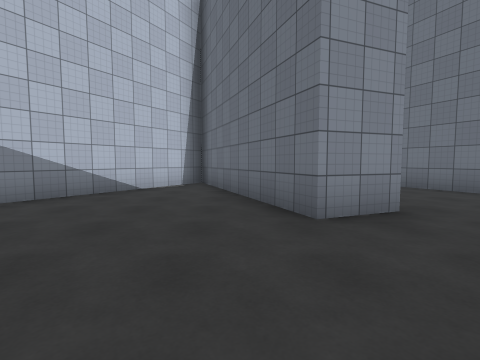
view 1 (above)

16 first-person views from a walk through a Unity game level. The camera is 1.3 m above the floor, tilts 4° down and sees 85° across. The floor is counted in squares, 2 m on a side. Each view is taken from the middle of a square. On the plan, view 1 faces up. The plan holds only what a view shows up to about 9 squares ahead; the rest is blank. The place goes on beyond the plan. The player is left out. Surface patterns are stand-ins for the level's own textures.

view 2
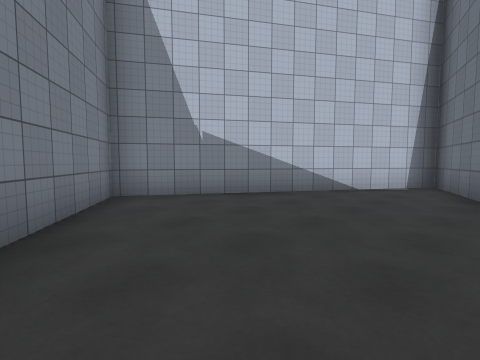

view 3
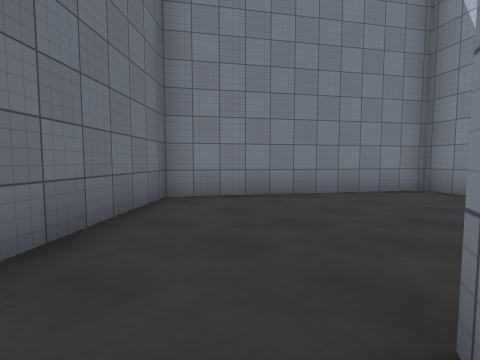

view 4
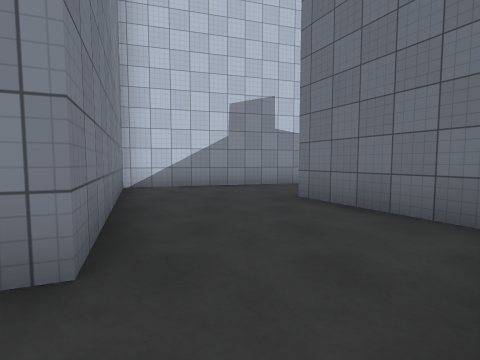

view 5
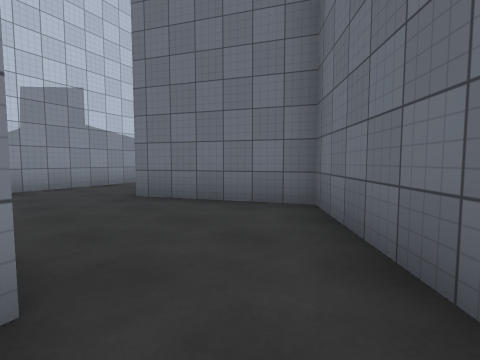

view 6
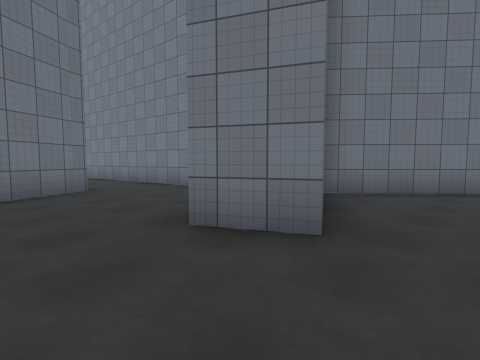

view 7
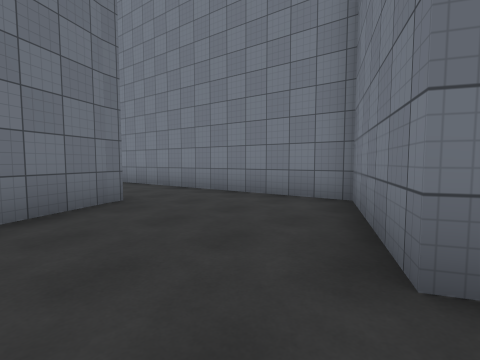

view 8
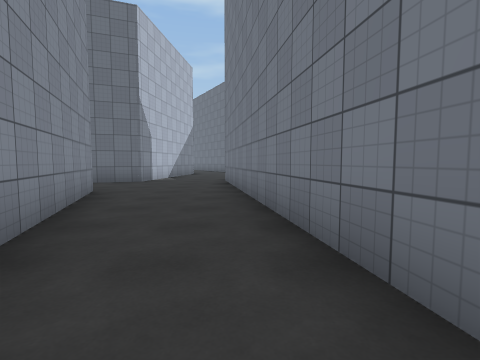

view 9
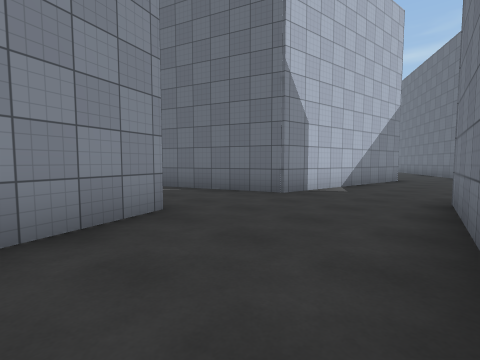

view 10
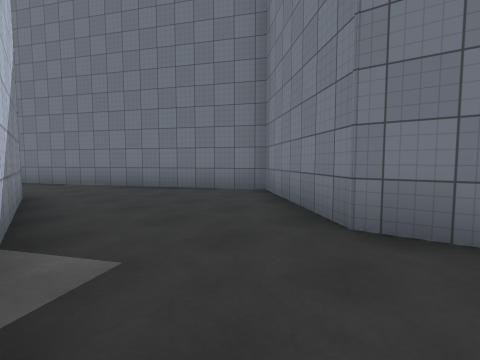

view 11
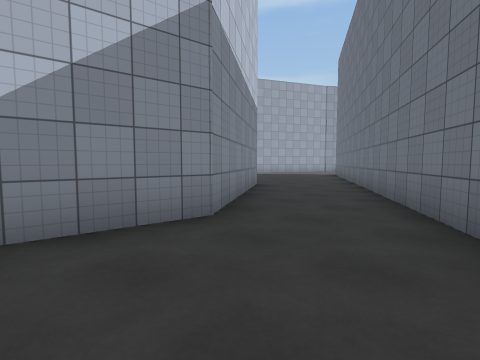

view 12
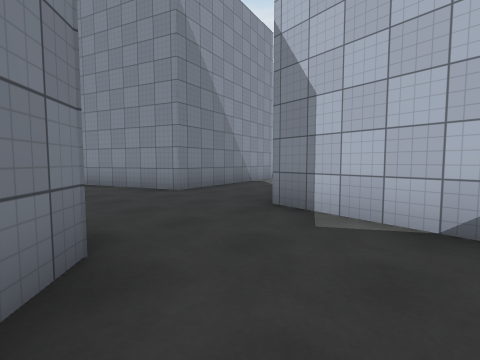

view 13
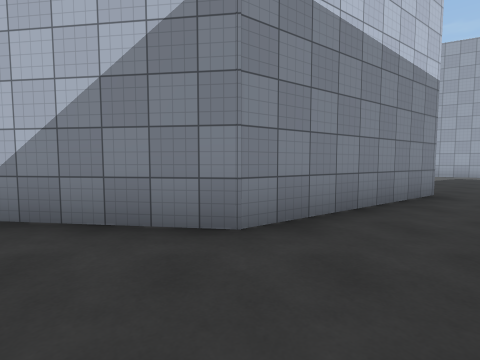

view 14
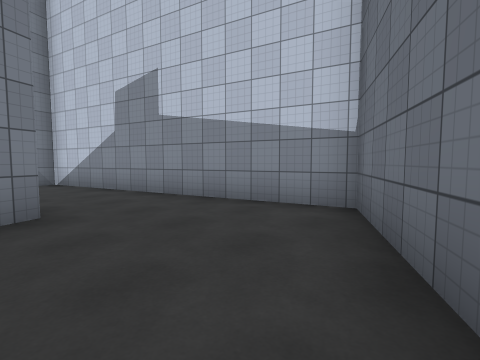

view 15
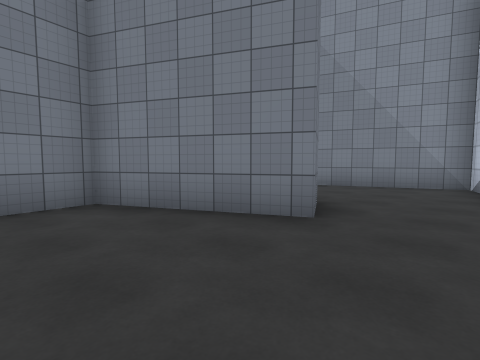

view 16
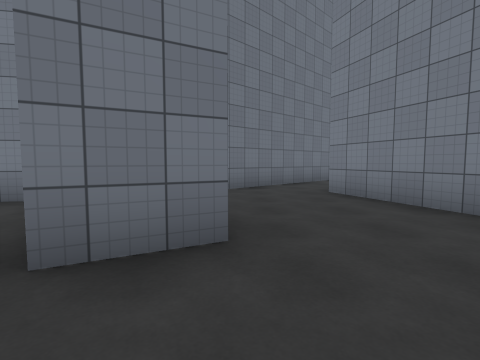

### Floor plan
Points are (right, up) in squares from view 1. A wall is a line through its corners. A room is listed if a view was taken in it or the views show most of it. See-through windows are left out.
Room 1 (views 1, 2)
walls: (0.9, 2.9) (-1.2, 8.2) (-5.1, 1.8) (-0.4, -1.4) (2.1, 0.9)
ways out: opening at (1.5, 2) to room 2
Room 2 (views 3, 4, 5, 6, 16)
walls: (4.3, 9.7) (0.1, 8.5) (2.1, 3.4) (0.9, 2.9); (2.1, 0.9) (5.6, 4) (4.1, 6.9)
ways out: opening at (1.5, 2) to room 1; opening at (5, 8.5) to room 3
Room 3 (views 7, 8, 9, 10, 11, 12, 13, 14, 15)
walls: (14, 12.5) (14.8, 9.2) (10.9, 7.8); (9.4, 7.6) (7.6, 10.7) (4.3, 9.7); (26.8, 11.1) (23, 8.5) (17.5, 9.2) (16.4, 12.4); (4.1, 6.9) (5.3, 7.5) (6.7, 4.6) (18, 6.5) (20.9, 4.3) (28.6, 8.9)
ways out: opening at (5, 8.5) to room 2

Positions as (right, up) in squares from view 1, and headings:
1: (0, 0), facing up
2: (0, 0), facing up-left
3: (2, 3), facing down-left
4: (3, 2), facing up
5: (2, 2), facing up-right
6: (3, 9), facing down-right
7: (5, 9), facing down-right
8: (9, 6), facing right
9: (13, 6), facing up-right
10: (17, 9), facing down-right
11: (21, 6), facing up-right
12: (20, 6), facing up-left
13: (23, 6), facing up
14: (9, 7), facing up-left
15: (8, 9), facing down-left
16: (4, 9), facing down
